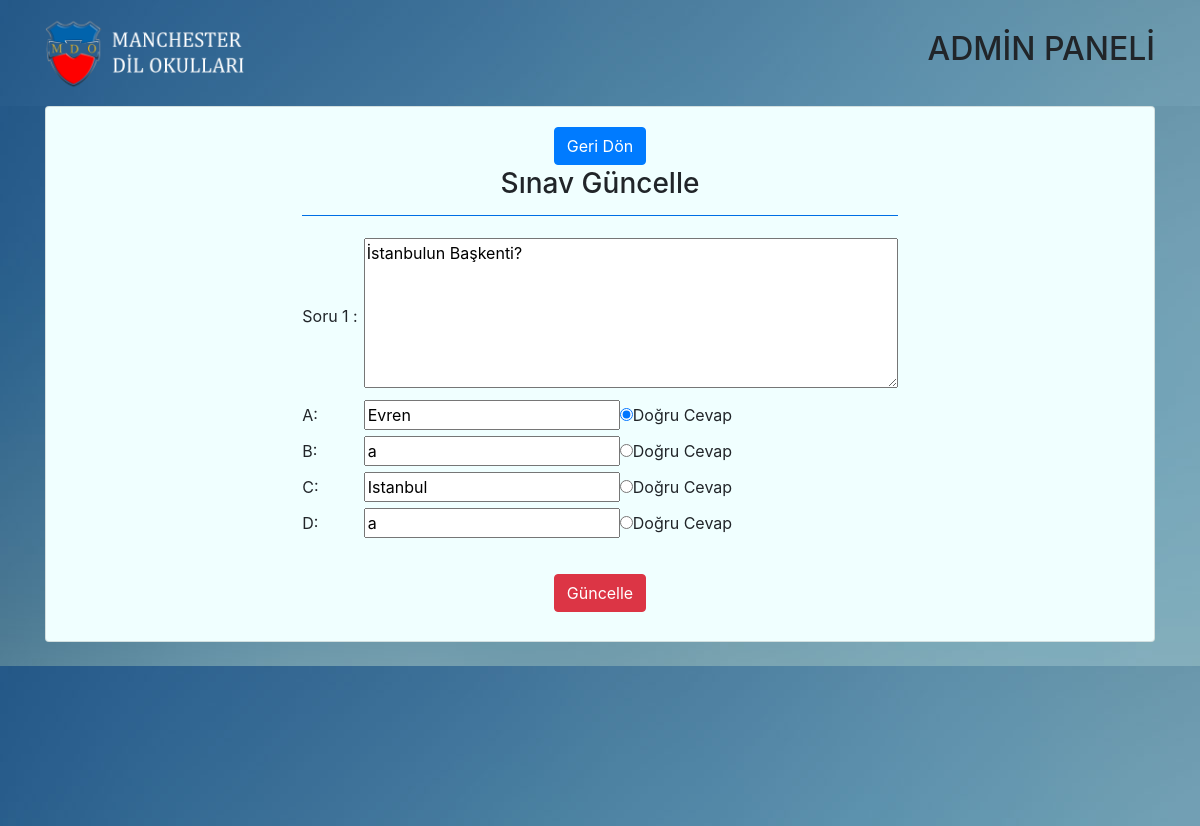
The app's page /soru-duzenle.php?sinav_id=15 (signed in) with its own data.
### tables this page shows
CREATE TABLE `sinav` (
  `sinav_id` int(11) NOT NULL,
  `sinav_soru` text NOT NULL,
  `sikA` text NOT NULL,
  `sikB` text NOT NULL,
  `sikC` text NOT NULL,
  `sikD` text NOT NULL,
  `sinav_dogru` int(1) DEFAULT NULL
);

### soru-duzenle.php (the view, shortened to what this page needs)
<?php
include 'baglan.php';
$sinavsor=$db->prepare("SELECT * FROM sinav where sinav_id=:id");
$sinavsor->execute(array(
  'id' => $_GET['sinav_id']
  ));
$sinavcek=$sinavsor->fetch(PDO::FETCH_ASSOC);
 ?>
<!DOCTYPE html>
<html lang="en">
<head>
    <link rel="stylesheet" href="css/bootstrap.min.css">
</head>
<body>
    <nav class="navbar navbar-expand-lg navbar-dark " style=" background-image: url(background.jpg)">
        <div class="container">
            <a href="admin.php" class="navbar-brand"><img src="mdo_logo.png" width="200" height="80"></a>
            <div class="collapse navbar-collapse" id="menuac">
                <ul class="navbar-nav ml-auto">
                    <H2>ADMİN PANELİ</H2>
                </ul>
            </div>
        </div>
    </nav>
    <div style="background-image:url(background.jpg) ">
        <div class=" container">
            <div>
                <div class="card " style="background-color: azure">
                    <div class="card-body">
                        <div align="center">
                            <a class="btn btn-primary" data-toggle="tooltip" href="admin.php" data-placement="bottom" title="Geri Dön">Geri Dön</a>
                            <form method="POST" action="islem.php">
                                <table border="0" align="center" cellpadding="3">
                                    <tr>
                                        <td colspan="2" align="center">
                                            <h3>Sınav Güncelle</h3>
                                            <hr class="bg-primary">
                                        </td>
                                    </tr>
                                    <tr>
                                        <td>Soru 1 :</td>
                                        <td><textarea cols="50" name="soru" rows="6" required><?php echo $sinavcek['sinav_soru']; ?></textarea></td>
                                    </tr>
                                    <tr>
                                        <td>A:</td>
                                        <td><input type="text" name="1a" value="<?php echo $sinavcek['sikA']; ?>" required><input required type="radio" name="sik" value="1" <?php $cevap=$sinavcek['sinav_dogru']; if($cevap=="1"){echo "checked";} ?>/>Doğru Cevap</td>
                                    </tr>
                                    <tr>
                                        <td>B:</td>
                                        <td><input type="text" name="1b" value="<?php echo $sinavcek['sikB']; ?>" required><input required type="radio" name="sik" value="2" <?php if($cevap=="2"){echo "checked";} ?>/>Doğru Cevap</td>
                                    </tr>
                                    <tr>
                                        <td>C:</td>
                                        <td><input type="text" name="1c" value="<?php echo $sinavcek['sikC']; ?>" required><input required type="radio" name="sik" value="3" <?php if($cevap=="3"){echo "checked";} ?>/>Doğru Cevap</td>
                                    </tr>
                                    <tr>
                                        <td>D:</td>
                                        <td><input type="text" name="1d" value="<?php echo $sinavcek['sikD']; ?>" required><input required type="radio" name="sik" value="4" <?php if($cevap=="4"){echo "checked";} ?>/>Doğru Cevap</td>
                                    </tr>
                                    <tr>
                                        <td><br></td>
                                    </tr>
                                    <tr>
                                        <td colspan="2" align="center">
                                            <button type="submit" name="soruguncelle" data-toggle="tooltip" data-placement="bottom" class="btn btn-danger" title="Soruyu Güncelle">Güncelle</button>
                                        </td>
                                    </tr>
                                    <tr>
                                        <td colspan="2" align="center">
                                        </td>
                                    </tr>
                                </table>
                            </form>
                        </div>
                    </div>
                </div>
            </div>
        </div><br>
    </div>
     <footer>
        <nav class="navbar navbar-expand-lg navbar-dark" style=" background-image: url(background.jpg)">
        </nav>
    </footer>
</body>
</html>

### records on screen
sinav: soru "İstanbulun Başkenti?", sikA "Evren", sinav_dogru "☑", sikB "a", sikC "Istanbul", sikD "a"
